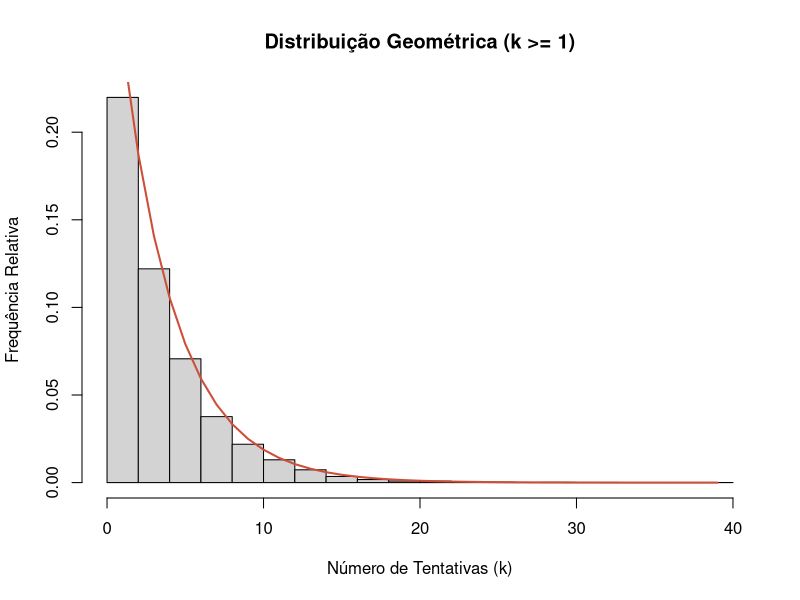
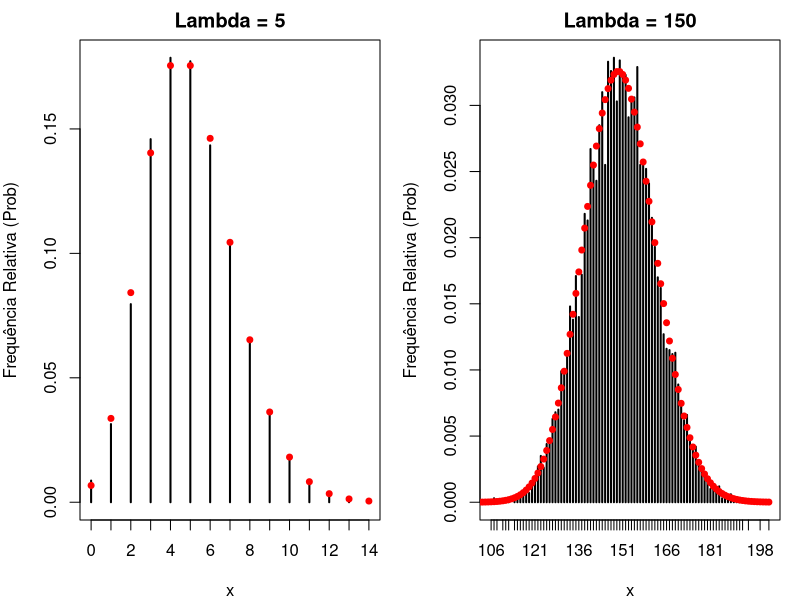
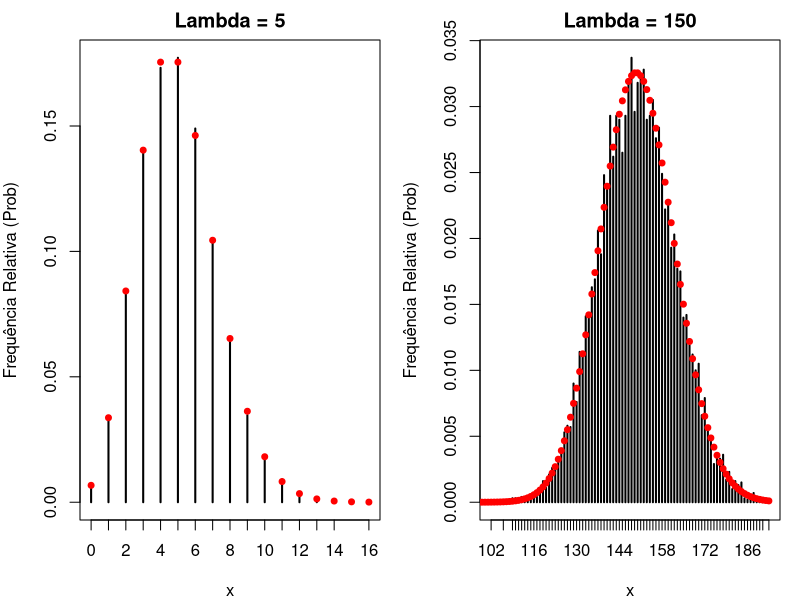
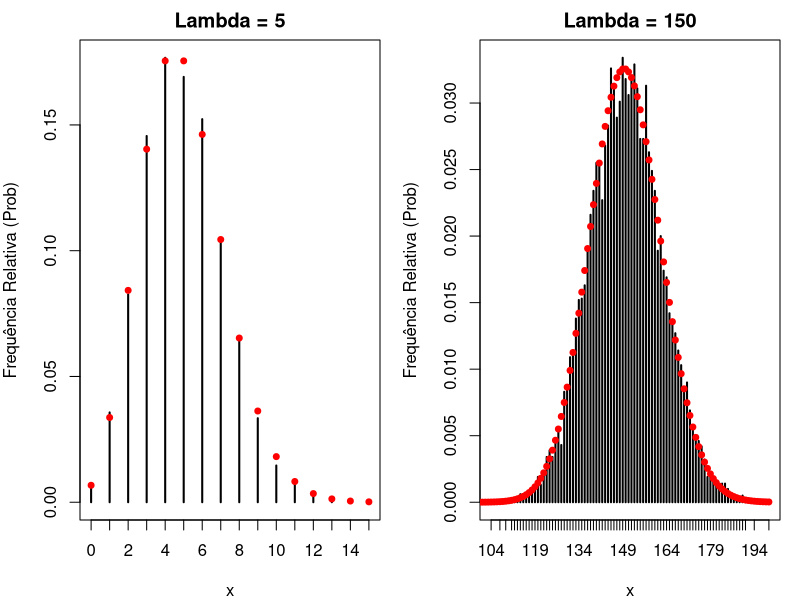

Write R code to recreate these figures, in order. (Note: a time limit stopped this script after it produced the figures.)
## ---- chunk 1
permutacao <- function(vetor){
  vetor_aux <- vetor
  n <- length(vetor_aux)
  
  for (j in n:2) {
    i <- floor(runif(1, 0, 1) * j) + 1

    temp <- vetor_aux[i]
    vetor_aux[i] <- vetor_aux[j]
    vetor_aux[j] <- temp
  }
  
  return(vetor_aux)
  
}

# Exemplo, vetor de 1 à 10
vetor <- 1:10
vetor_permutado <- permutacao(vetor)
vetor_permutado

## ---- chunk 2
rgeom <- function(n,p){
  U <- runif(n, 0, 1)
  q <- 1 - p
  
  # Tentativas até o primeiro sucesso
  K <- floor(log(U) / log(q))+1 
  return(K)
}

# Exemplo de amostra de 10000 com p=0.25 e q=0.75
n <- 10000
p <- 0.25

X <- rgeom(n, p)

# Gráfico da Amostra
hist(X,
     prob = TRUE,
     main = "Distribuição Geométrica (k >= 1)",
     xlab = "Número de Tentativas (k)",
     ylab = "Frequência Relativa")


# Linha Teórica da distriguição geométrica
x_vals <- 1:max(X)
y_vals <- dgeom(x_vals - 1, prob = p)
lines(x_vals, y_vals, col = "tomato3", lwd = 2)
## ---- chunk 3
require(microbenchmark)
require(ggplot2)
library(patchwork)

prob_plot <- function(lambda, amostra, freq_rel){
  plot(freq_rel, 
     main = paste("Lambda =", lambda), 
     xlab = "x", 
     ylab = "Frequência Relativa (Prob)")
  points(0:max(amostra), 
         dpois(0:max(amostra), lambda), 
         col = "red", 
         pch = 19,
         cex = 0.8)
}
## ---- chunk 4
set.seed(233)
n <- 10000
lambda_p <- 5
lambda_g <- 150

# Livro Referência -----------------------------------------------
rpoisson_aux_livro <- function(lambda){
  u <- runif(1, 0, 1)
  i <- 0; pr <- exp(-lambda); Fx = pr
  while(u >= Fx){
    pr <- pr*lambda/(i+1)
    Fx <- Fx + pr
    i <- i+1
  }
  return(i)
}

rpoisson_livro <- function(n, lambda){
  replicate(n, expr = rpoisson_aux_livro(lambda), simplify = TRUE)
}

par(mfrow = c(1, 2), mar = c(4, 4, 2, 1))

amostra_p <- rpoisson_livro(n, lambda_p)
freq_rel_p <- prop.table(table(amostra_p))
prob_plot(lambda_p, amostra_p, freq_rel_p)

amostra_g <- rpoisson_livro(n, lambda_g)
freq_rel_g <- prop.table(table(amostra_g))
prob_plot(lambda_g, amostra_g, freq_rel_g)

# Knuth ----------------------------------------------------------
rpoisson_aux_knuth <- function(lambda){
  L <- exp(-lambda); k <- 0; p <- 1
  
  while(p > L){
    k <- k+1
    u <- runif(1, 0, 1)
    p <- p*u
  }
  
  return(k-1)
}


rpoisson_knuth <- function(n, lambda){
  replicate(n, expr = rpoisson_aux_knuth(lambda), simplify = TRUE)
}

par(mfrow = c(1, 2), mar = c(4, 4, 2, 1))

amostra_p <- rpoisson_knuth(n, lambda_p)
freq_rel_p <- prop.table(table(amostra_p))
prob_plot(lambda_p, amostra_p, freq_rel_p)


amostra_g <- rpoisson_knuth(n, lambda_g)
freq_rel_g <- prop.table(table(amostra_g))
prob_plot(lambda_g, amostra_g, freq_rel_g)


# Rejeição Atkison -------------------------------------------------------------------

rpoisson_aux_PA <- function(lambda) {
  if (lambda < 30) {
    if (lambda < 20) c <- 0.5925
    else c <- 0.6506
  } else {
    c <- 0.767 - 3.36 / lambda
  }
  
  beta <- pi / sqrt(3 * lambda)
  alpha <- beta * lambda
  k <- log(c) - lambda - log(beta)
  
  while (TRUE) {
    U1 <- runif(1)
    X <- (alpha - log((1 - U1) / U1)) / beta
    
    if (X >= -0.5) {
      N <- floor(X + 0.5)
      
      U2 <- runif(1)
      param <- alpha - beta * X + log(U2 / (1 + exp(alpha - beta * X))^2)
      log_factorial_N <- ifelse(N == 0, 0, lfactorial(N))
      
      poisson_form <- k + N * log(lambda) - log_factorial_N
      
      if (param <= poisson_form) {
        return(N)
      }
    }
  }
}

rpoisson_PA <- function(n, lambda){
  replicate(n, expr = rpoisson_aux_PA(lambda), simplify = TRUE)
}

par(mfrow = c(1, 2), mar = c(4, 4, 2, 1))

amostra_p <- rpoisson_PA(n, lambda_p)
freq_rel_p <- prop.table(table(amostra_p))
prob_plot(lambda_p, amostra_p, freq_rel_p)


amostra_g <- rpoisson_PA(n, lambda_g)
freq_rel_g <- prop.table(table(amostra_g))
prob_plot(lambda_g, amostra_g, freq_rel_g)


# Comparação ----------------------------------------------------------

comparacao <- function(n, lambda){
  mb_results <- microbenchmark(
    Livro_Referência = rpoisson_livro(n, lambda),
    Knuth = rpoisson_knuth(n, lambda),
    PA_Atkison = rpoisson_PA(n, lambda),
    Nativo_R = rpois(n, lambda),
    times = 100L 
  )
  return(mb_results)
}
## ---- chunk 5
# Tabela de resultados microbenchmark - Lambda Pequeno
mb_results_p <- comparacao(n, lambda_p)
print("------ Lambda Pequeno = 5 -----")
print(mb_results_p)

# Tabela de resultados microbenchmark - Lambda Grande
mb_results_g <- comparacao(n, lambda_g)
print("------ Lambda Grande = 150 -----")
print(mb_results_g)

plot1 <- autoplot(mb_results_p) +
  labs(title = paste("Desempenho para lambda =", lambda_p)) +
  theme_minimal()

plot2 <- autoplot(mb_results_g) +
  labs(title = paste("Desempenho para lambda =", lambda_g)) +
  theme_minimal()

plot1 + plot2
## ---- chunk 6
rweib <- function(n, alpha, beta){
  U <- runif(n)
  x <- (-log(U) / alpha)^(1/beta)
  return(x)
}

densidade_teorica <- function(x, alpha, beta) {
  alpha * beta * x^(beta - 1) * exp(-alpha * x^beta)
}

set.seed(123)  

alpha <- 2
beta <- 1.5
n <- 10000

amostras <- rweib(n, alpha, beta)

hist(amostras, breaks = 30, probability = TRUE, 
     main = "Histograma vs Densidade Teorica",
     xlab = "x", col = "lightblue")

x_seq <- seq(0, max(amostras), length.out = 1000)
lines(x_seq, densidade_teorica(x_seq, alpha, beta), col = "red", lwd = 2)

legend("topright", legend = c("Amostras", "Teorica"), 
       col = c("lightblue", "red"), lwd = c(2, 2))
